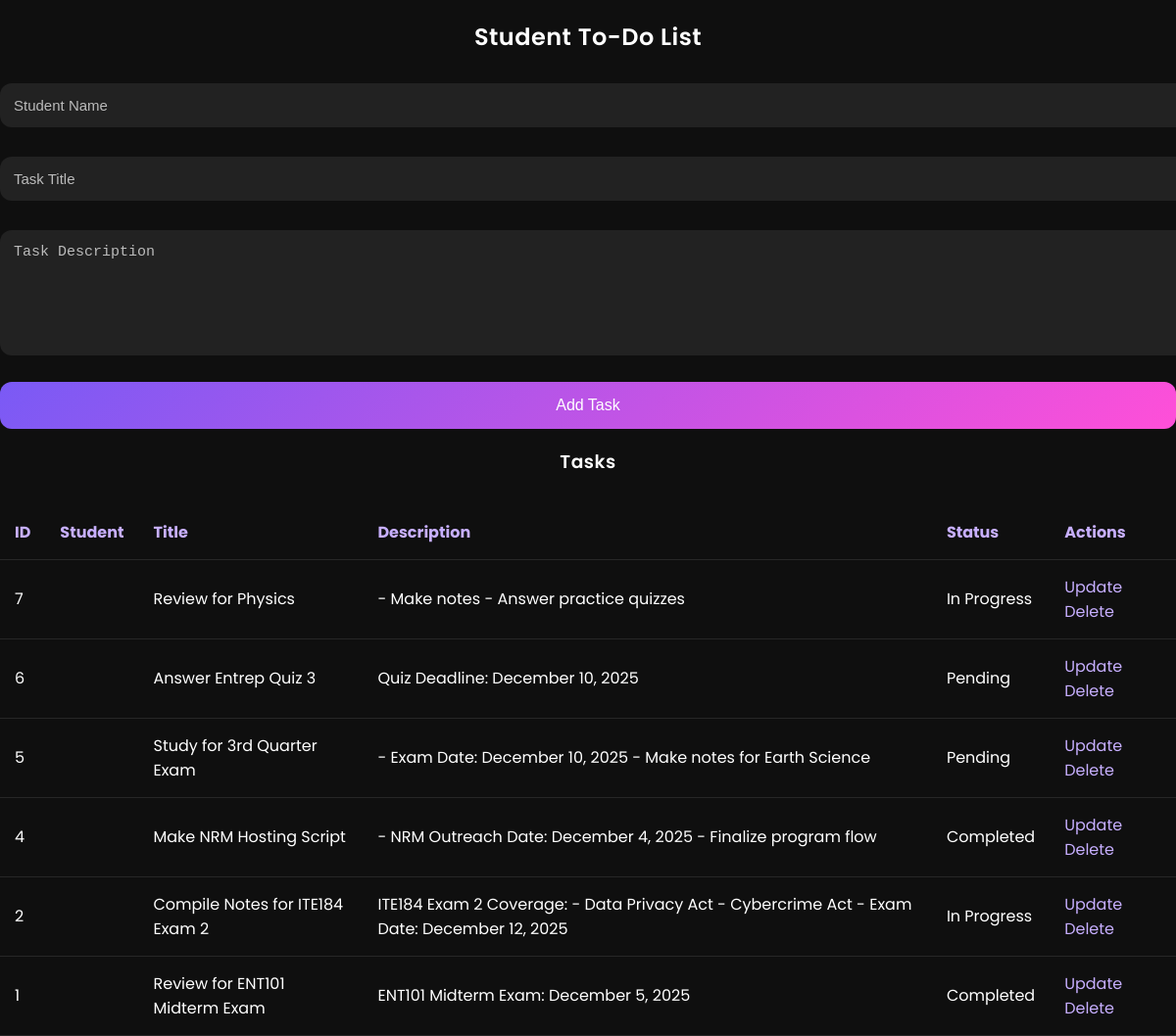
The page / on the database its author committed.
### tables this page shows
CREATE TABLE `tasks` (
  `id` int(11) NOT NULL,
  `task_title` varchar(255) DEFAULT NULL,
  `task_description` text DEFAULT NULL,
  `status` varchar(50) DEFAULT 'Pending',
  `created_at` timestamp NOT NULL DEFAULT current_timestamp(),
  `user_id` int(11) DEFAULT NULL
);

### index.php (the view, shortened to what this page needs)
<?php
include 'db.php';
$result = $conn->query("SELECT * FROM tasks ORDER BY created_at DESC");
?>
<!DOCTYPE html>
<html>
<head>
    <link rel="stylesheet" href="style.css">
</head>
<body>
<h2>Student To-Do List</h2>
<form action="add_task.php" method="POST" class="form-box">
    <input type="text" name="student_name" placeholder="Student Name" required>
    <input type="text" name="task_title" placeholder="Task Title" required>
    <textarea name="task_description" placeholder="Task Description" required></textarea>
    <button type="submit">Add Task</button>
</form>
<h3>Tasks</h3>
<table>
    <tr>
        <th>ID</th>
        <th>Student</th>
        <th>Title</th>
        <th>Description</th>
        <th>Status</th>
        <th>Actions</th>
    </tr>
    <?php while($row = $result->fetch_assoc()) { ?>
    <tr>
        <td><?= $row['id']; ?></td>
        <td><?= $row['student_name']; ?></td>
        <td><?= $row['task_title']; ?></td>
        <td><?= $row['task_description']; ?></td>
        <td><?= $row['status']; ?></td>
        <td>
            <a href="update_task.php?id=<?= $row['id']; ?>">Update</a>
            <a href="delete_task.php?id=<?= $row['id']; ?>">Delete</a>
        </td>
    </tr>
    <?php } ?>
</table>
</body>
</html>

### style.css (style rules this page uses)
body { margin: 0; padding: 0; background: #0F0F0F; font-family: 'Poppins', sans-serif; color: white; }
h2, h3 { text-align: center; font-weight: 600; letter-spacing: 0.5px; }
input, textarea, select { width: 100%; padding: 14px; margin: 10px 0 20px 0; border-radius: 12px; border: none; background: rgba(255,255,255,0.08); color: white; font-size: 15px; }
textarea { height: 100px; }
input::placeholder, textarea::placeholder { color: #bbbbbb; }
button { width: 100%; padding: 15px; border-radius: 12px; border: none; font-size: 16px; font-weight: 500; background: linear-gradient(135deg, #7A5AF5, #FF4FD8); color: white; cursor: pointer; transition: 0.3s; }
a { color: #C7AFFF; text-decoration: none; }
table { width: 100%; border-collapse: collapse; margin-top: 30px; }
th, td { padding: 15px; border-bottom: 1px solid rgba(255,255,255,0.1); vertical-align: middle; }
th { text-align: left; color: #C7AFFF; }

### rows shown on the page
tasks: id "7", task_title "Review for Physics", task_description "- Make notes - Answer practice quizzes", status "In Progress"
tasks: id "6", task_title "Answer Entrep Quiz 3", task_description "Quiz Deadline: December 10, 2025", status "Pending"
tasks: id "5", task_title "Study for 3rd Quarter Exam", task_description "- Exam Date: December 10, 2025 - Make notes for Earth Science", status "Pending"
tasks: id "4", task_title "Make NRM Hosting Script", task_description "- NRM Outreach Date: December 4, 2025 - Finalize program flow", status "Completed"
tasks: id "2", task_title "Compile Notes for ITE184 Exam 2", task_description "ITE184 Exam 2 Coverage: - Data Privacy Act - Cybercrime Act - Exam Date: December 12, 2025", status "In Progress"
tasks: id "1", task_title "Review for ENT101 Midterm Exam", task_description "ENT101 Midterm Exam: December 5, 2025", status "Completed"
